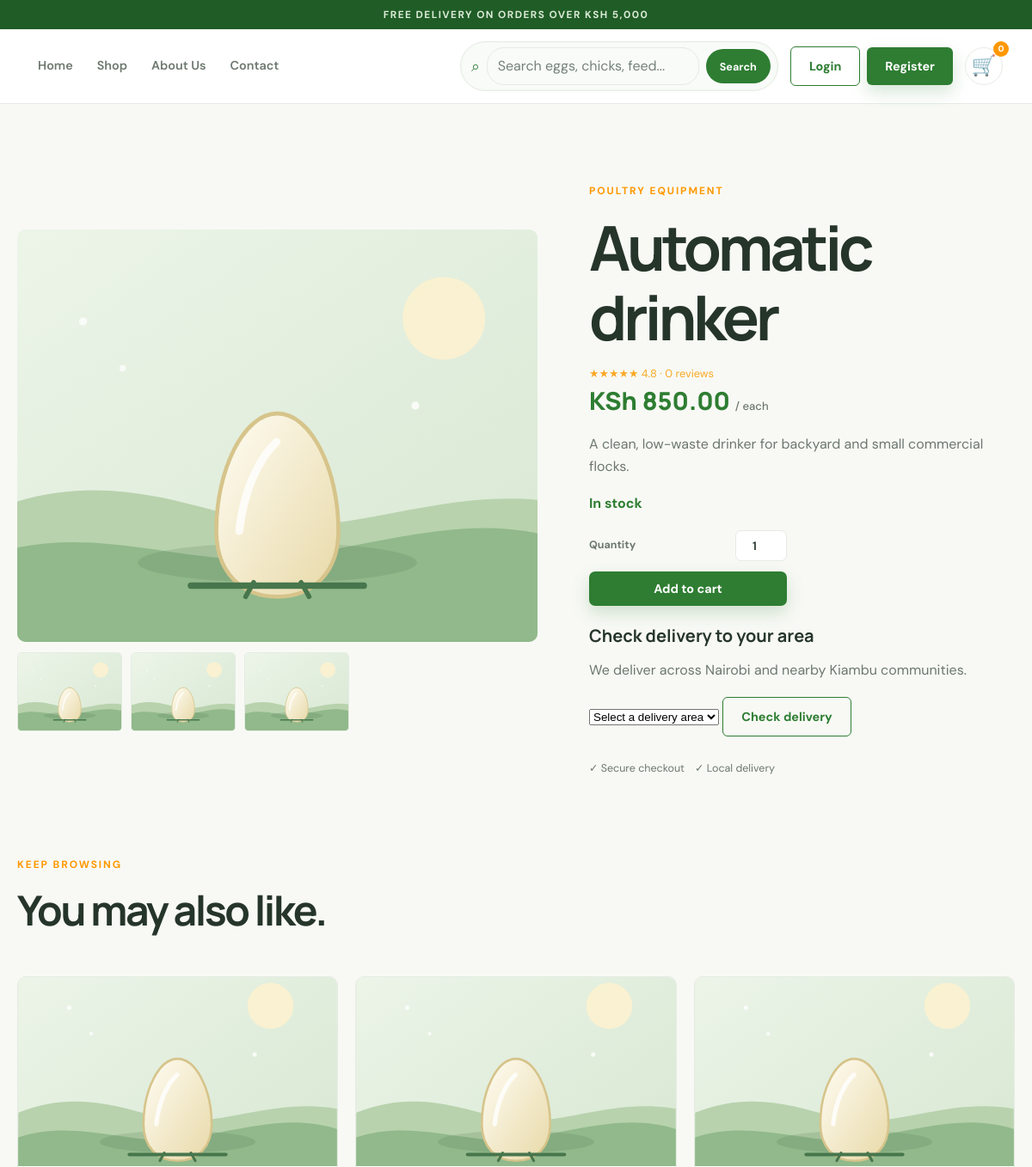
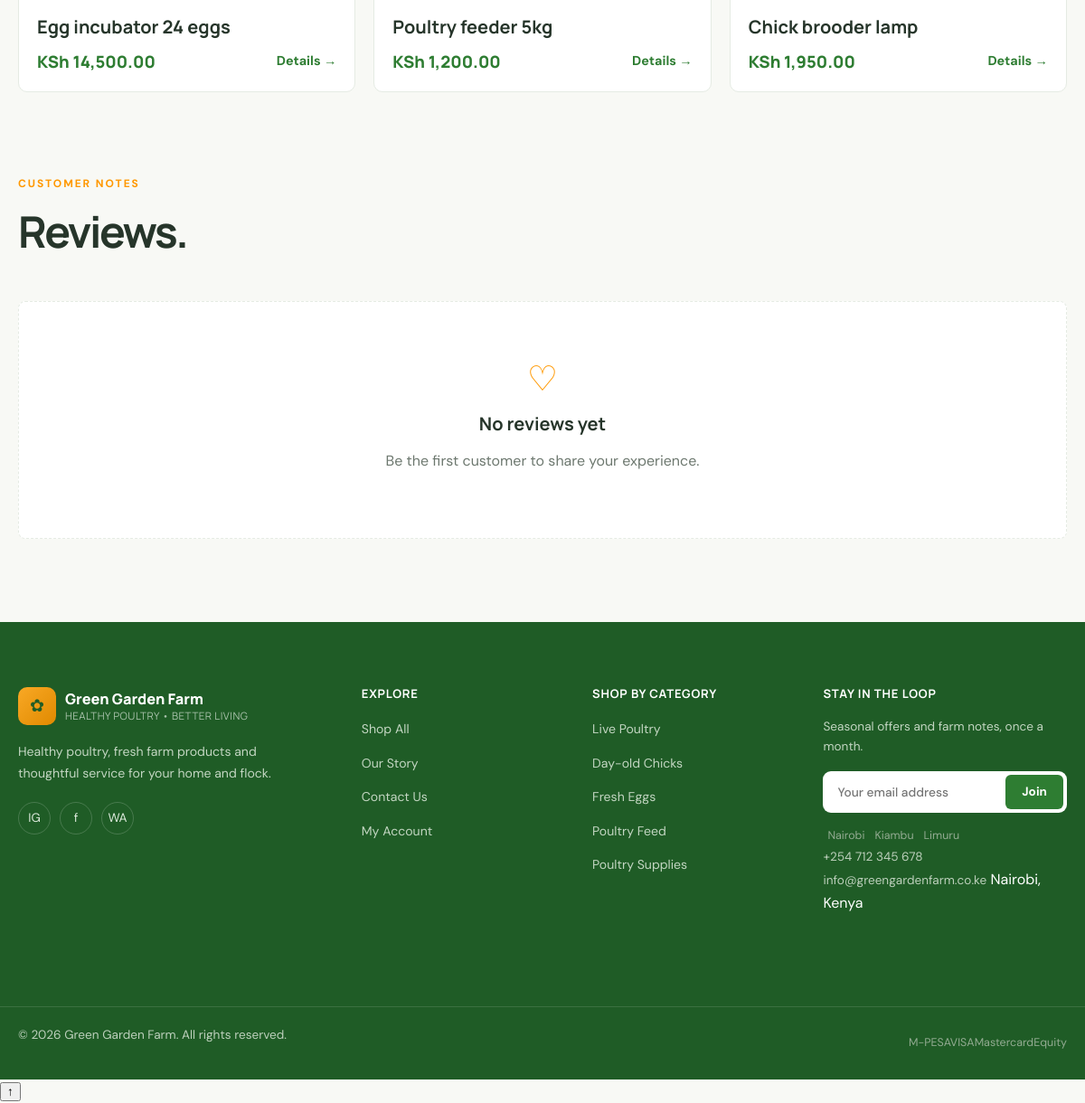
/product.php?id=17, run on the app's committed database (2 pictures, top to bottom).
### tables this page shows
CREATE TABLE products (id INT UNSIGNED AUTO_INCREMENT PRIMARY KEY, category_id INT UNSIGNED NOT NULL, name VARCHAR(140) NOT NULL, slug VARCHAR(160) NOT NULL UNIQUE, description TEXT NOT NULL, price DECIMAL(10,2) NOT NULL, stock INT NOT NULL DEFAULT 0, unit VARCHAR(40) NOT NULL DEFAULT 'pack', image VARCHAR(255), rating DECIMAL(2,1) NOT NULL DEFAULT 5.0, featured TINYINT(1) NOT NULL DEFAULT 0, batch_tracking TINYINT(1) NOT NULL DEFAULT 0, vaccinated TINYINT(1) NOT NULL DEFAULT 0, farm_fresh_daily TINYINT(1) NOT NULL DEFAULT 0, quality_assured TINYINT(1) NOT NULL DEFAULT 0, created_at TIMESTAMP DEFAULT CURRENT_TIMESTAMP, FOREIGN KEY (category_id) REFERENCES categories(id) ON DELETE RESTRICT);

CREATE TABLE categories (id INT UNSIGNED AUTO_INCREMENT PRIMARY KEY, name VARCHAR(80) NOT NULL UNIQUE, slug VARCHAR(100) NOT NULL UNIQUE, description TEXT);

### includes/batches.php (called while the page is built, shortened)
<?php
function product_available_stock(PDO $pdo, int $productId): int
{
    $statement = $pdo->prepare('SELECT stock, batch_tracking FROM products WHERE id = ?');
    $statement->execute([$productId]);
    $product = $statement->fetch();
    if (!(int) $product['batch_tracking']) {
        return max(0, (int) $product['stock']);
    }
    $statement = $pdo->prepare(
        "SELECT COALESCE(SUM(available_units), 0)
         FROM product_batches
         WHERE product_id = ? AND status = 'open'"
    );
    $statement->execute([$productId]);
    return (int) $statement->fetchColumn();
}

### config.php (called while the page is built, shortened)
<?php
function db(): PDO
{
    static $pdo;
    if (!$pdo) {
        $options = [
            PDO::ATTR_ERRMODE => PDO::ERRMODE_EXCEPTION,
            PDO::ATTR_DEFAULT_FETCH_MODE => PDO::FETCH_ASSOC,
        ];
        try {
            $pdo = new PDO(
                'mysql:host=' . DB_HOST . ';dbname=' . DB_NAME . ';charset=utf8mb4',
                DB_USER,
                DB_PASS,
                $options
            );
        } catch (PDOException $exception) {
            if ((int) $exception->errorInfo[1] !== 1049) {
                throw new RuntimeException(
                    'Unable to connect to MySQL. Check DB_HOST, DB_USER and DB_PASS in config.php.',
                    0,
                    $exception
                );
            }
            try {
                $server = new PDO('mysql:host=' . DB_HOST . ';charset=utf8mb4', DB_USER, DB_PASS, $options);
                $server->exec('CREATE DATABASE IF NOT EXISTS `' . DB_NAME . '` CHARACTER SET utf8mb4 COLLATE utf8mb4_unicode_ci');
                $pdo = new PDO(
                    'mysql:host=' . DB_HOST . ';dbname=' . DB_NAME . ';charset=utf8mb4',
                    DB_USER,
                    DB_PASS,
                    $options
                );
                $schemaPath = __DIR__ . '/database/schema.sql';
                if (is_readable($schemaPath)) {
                    $schema = file_get_contents($schemaPath);
                    $statements = preg_split('/;\s*(?:\r?\n|$)/', $schema ?: '');
                    foreach ($statements as $statement) {
                        $statement = trim($statement);
                        if ($statement !== '' && stripos($statement, 'CREATE DATABASE') !== 0 && stripos($statement, 'USE ') !== 0) {
                            $pdo->exec($statement);
                        }
                    }
                }
            } catch (PDOException $bootstrapException) {
                throw new RuntimeException(
                    'The golden_eggs database does not exist and could not be created. Import database/schema.sql in phpMyAdmin, then reload this page.',
                    0,
                    $bootstrapException
                );
            }
        }
    }
    return $pdo;
}
function e(?string $value): string
{
    return htmlspecialchars($value ?? '', ENT_QUOTES, 'UTF-8');
}
function money(float|int|string $amount): string
{
    return 'KSh ' . number_format((float) $amount, 2);
}
function stock_message(int $stock): string
{
    return 'In stock';
}
function csrf_token(): string
{
    return $_SESSION['csrf'] ??= bin2hex(random_bytes(32));
}

### includes/delivery.php (called while the page is built, shortened)
<?php
function cart_subtotal(PDO $pdo): float
{
    $cart = $_SESSION['cart'] ?? [];
    if (!$cart) {
        return 0.0;
    }
    $subtotal = 0.0;
    return $subtotal;
}

### product.php (the view, shortened to what this page needs)
<?php
require_once 'config.php';
require_once __DIR__ . '/includes/batches.php';
require_once __DIR__ . '/includes/delivery.php';
$id = filter_var($_GET['id'] ?? null, FILTER_VALIDATE_INT);
$product = null;
$related = [];
$reviews = [];
try {
    $statement = db()->prepare(
        'SELECT p.*, c.name AS category
         FROM products p
         JOIN categories c ON c.id = p.category_id
         WHERE p.id = ?'
    );
    $statement->execute([$id ?: 0]);
    $product = $statement->fetch();
    $product['stock'] = product_available_stock(db(), (int) $product['id']);
    $product['next_batch'] = (int) $product['batch_tracking']
        ? next_product_batch(db(), (int) $product['id'])
        : null;
    $statement = db()->prepare(
        'SELECT * FROM products
         WHERE category_id = ? AND id <> ?
         ORDER BY featured DESC, created_at DESC
         LIMIT 4'
    );
    $statement->execute([$product['category_id'], $id]);
    $related = $statement->fetchAll();
    $statement = db()->prepare(
        'SELECT r.*, u.full_name
         FROM reviews r
         JOIN users u ON u.id = r.user_id
         WHERE r.product_id = ?
         ORDER BY r.created_at DESC'
    );
    $statement->execute([$id]);
    $reviews = $statement->fetchAll();
} catch (Throwable $exception) {
    error_log('Product detail could not be loaded: ' . $exception->getMessage());
    flash('error', 'We could not load that product. Please try again shortly.');
    redirect('shop.php');
}
include 'includes/header.php';
$image = $product['image'] ?: 'assets/images/product-placeholder.svg';
?>
<section class="section product-detail">
    <div class="container">
        <div class="product-detail-grid">
            <div>
                <div class="gallery-main" id="gallery-main">
                    <img id="main-product-image" src="<?= e($image) ?>" alt="<?= e($product['name']) ?>" width="900" height="700">
                </div>
                <div class="gallery-thumbs">
                    <button type="button" data-gallery-image="<?= e($image) ?>">
                        <img src="<?= e($image) ?>" alt="Product image" width="120" height="90" loading="lazy">
                    </button>
                    <button type="button" data-gallery-image="https://images.unsplash.com/photo-1569288063643-5d29ad64dfb5?auto=format&fit=crop&w=1000&q=85">
                        <img src="https://images.unsplash.com/photo-1569288063643-5d29ad64dfb5?auto=format&fit=crop&w=220&q=80" alt="Farm poultry" width="120" height="90" loading="lazy">
                    </button>
                    <button type="button" data-gallery-image="https://images.unsplash.com/photo-1516467508483-a7212febe31a?auto=format&fit=crop&w=1000&q=85">
                        <img src="https://images.unsplash.com/photo-1516467508483-a7212febe31a?auto=format&fit=crop&w=220&q=80" alt="Poultry on the farm" width="120" height="90" loading="lazy">
                    </button>
                </div>
            </div>
            <div class="product-detail-copy">
                <div class="eyebrow"><?= e($product['category']) ?></div>
                <h1><?= e($product['name']) ?></h1>
                <div class="rating" aria-label="<?= e((string) $product['rating']) ?> out of 5 stars">
                    ★★★★★ <span><?= e((string) $product['rating']) ?> · <?= count($reviews) ?> reviews</span>
                </div>
                <p class="detail-price"><?= money($product['price']) ?> <small>/ <?= e($product['unit']) ?></small></p>
                <p><?= e($product['description']) ?></p>
                <?php if ($product['next_batch']): ?>
                    <div class="batch-release-card">
                        <strong>Next batch release</strong>
                        <time datetime="<?= e($product['next_batch']['hatch_date']) ?>" data-batch-countdown="<?= e($product['next_batch']['hatch_date']) ?>">
                            <?= e(date('j F Y', strtotime($product['next_batch']['hatch_date']))) ?>
                        </time>
                        <span><?= (int) $product['next_batch']['available_units'] ?> available for pre-order</span>
                    </div>
                <?php else: ?>
                    <div class="stock-message <?= $product['stock'] <= LOW_STOCK_THRESHOLD ? 'low-stock' : '' ?>">
                        <?= e(stock_message((int) $product['stock'])) ?>
                    </div>
                <?php endif; ?>
                <?php if ((int) $product['stock'] > 0): ?>
                    <div class="product-detail-purchase">
                        <label class="home-quantity-label" for="product-quantity">Quantity
                            <input class="home-quantity" id="product-quantity" type="number" min="1" max="<?= (int) $product['stock'] ?>" value="1" inputmode="numeric">
                        </label>
                        <button class="btn btn-primary home-add-cart" type="button" data-add-cart="<?= (int) $product['id'] ?>" data-csrf="<?= e(csrf_token()) ?>">Add to cart</button>
                    </div>
                    <span class="home-cart-feedback" data-cart-feedback aria-live="polite"></span>
                    <?php $deliverySubtotal = cart_subtotal(db()); $deliveryProductId = (int) $product['id']; include __DIR__ . '/includes/delivery-checker.php'; ?>
                <?php else: ?>
                    <button class="btn btn-outline" type="button" disabled>Currently unavailable</button>
                <?php endif; ?>
                <div class="trust-row"><span>✓ Secure checkout</span><span>✓ Local delivery</span></div>
            </div>
        </div>
        <?php if ($related): ?>
            <section class="section related-section">
                <div class="section-heading">
                    <div><div class="eyebrow">Keep browsing</div><h2>You may also like.</h2></div>
                </div>
                <div class="product-grid">
                    <?php foreach ($related as $item): ?>
                        <article class="product-card">
                            <a href="product.php?id=<?= (int) $item['id'] ?>">
                                <div class="product-image">
                                    <img src="<?= e($item['image'] ?: 'assets/images/product-placeholder.svg') ?>" alt="<?= e($item['name']) ?>" width="700" height="500" loading="lazy">
                                </div>
                            </a>
                            <div class="product-info">
                                <h3><a href="product.php?id=<?= (int) $item['id'] ?>"><?= e($item['name']) ?></a></h3>
                                <div class="product-meta"><span class="price"><?= money($item['price']) ?></span><a class="text-link" href="product.php?id=<?= (int) $item['id'] ?>">Details →</a></div>
                            </div>
                        </article>
                    <?php endforeach; ?>
                </div>
            </section>
        <?php endif; ?>
        <section class="review-section">
            <div class="section-heading"><div><div class="eyebrow">Customer notes</div><h2>Reviews.</h2></div></div>
            <?php if (!$reviews): ?>
                <div class="empty-state"><div class="empty-icon">♡</div><h3>No reviews yet</h3><p>Be the first customer to share your experience.</p></div>
            <?php endif; ?>
        </section>
    </div>
</section>
<?php include 'includes/footer.php'; ?>

### includes/delivery-checker.php (shortened to what this page needs)
<?php
$deliveryProductId = isset($deliveryProductId) ? (int) $deliveryProductId : 0;
?>
<section class="delivery-checker" data-delivery-checker data-subtotal="<?= e((string) ($deliverySubtotal ?? 0)) ?>"<?= $deliveryProductId ? ' data-product-id="' . $deliveryProductId . '"' : '' ?>>
    <h3>Check delivery to your area</h3>
    <p>We deliver across Nairobi and nearby Kiambu communities.</p>
    <form class="delivery-checker-form">
        <select id="delivery-area-<?= $deliveryProductId ?: 'cart' ?>" name="area" required>
            <option value="">Select a delivery area</option>
        </select>
        <button type="submit" class="btn btn-outline">Check delivery</button>
    </form>
</section>

### assets/css/style.css (style rules this page uses)
:root { --green:#2e7d32;--green-dark:#1f5c26;--gold:#f9a825;--orange:#ff9800;--ink:#26352a;--muted:#6d786f;--paper:#f8f9f5;--white:#fff;--line:#e5ebe3;--shadow:0 18px 50px rgba(32,61,39,.09) }
* { box-sizing:border-box }
html { scroll-behavior:smooth }
body { margin:0;background:var(--paper);color:var(--ink);font-family:'DM Sans',sans-serif;line-height:1.6 }
h1,h2,h3,h4 { font-family:Manrope,sans-serif;line-height:1.12;margin:0 0 16px }
h1 { font-size:clamp(2.8rem,6vw,5.8rem);letter-spacing:-.06em }
h2 { font-size:clamp(2rem,4vw,3.25rem);letter-spacing:-.05em }
h3 { font-size:1.25rem }
p { color:var(--muted);margin:0 0 18px }
a { color:inherit;text-decoration:none }
.container { width:min(1180px,calc(100% - 40px));margin:auto }
.btn { display:inline-flex;align-items:center;justify-content:center;border:0;border-radius:6px;padding:13px 21px;font:700 .9rem 'DM Sans';cursor:pointer;transition:.25s }
.btn-primary { background:var(--green);color:#fff;box-shadow:0 8px 20px rgba(46,125,50,.2) }
.btn-outline { border:1px solid var(--green);color:var(--green);background:transparent }
.section { padding:92px 0 }
.section-heading { display:flex;align-items:end;justify-content:space-between;gap:20px;margin-bottom:34px }
:root { --ink:#26352a;--green:#2e7d32 }
.product-image img { display:block;width:100%;height:100%;object-fit:cover }
.stock-message { font-weight:700;color:var(--green);margin:18px 0 }
.gallery-main { height:480px;border-radius:10px;overflow:hidden;background:#edf2eb }
.gallery-main img { width:100%;height:100%;object-fit:cover;transition:transform .4s ease }
.gallery-thumbs { display:flex;gap:10px;margin-top:12px }
.gallery-thumbs button { border:1px solid var(--line);padding:0;background:#fff;border-radius:5px;overflow:hidden;cursor:pointer }
.gallery-thumbs img { display:block;object-fit:cover }
.product-detail-grid { display:grid;grid-template-columns:1.1fr .9fr;gap:60px;align-items:center }
.detail-price { font:800 1.8rem Manrope;color:var(--green) }
.trust-row { display:flex;flex-wrap:wrap;gap:12px;margin-top:28px;color:var(--muted);font-size:.78rem }
.empty-state { text-align:center;background:#fff;border:1px dashed var(--line);padding:55px 20px;border-radius:8px }
.empty-icon { font-size:2.4rem;color:var(--orange);margin-bottom:8px }
.related-section { padding:70px 0 35px }
.eyebrow { color:var(--orange);font-size:.75rem;letter-spacing:.16em;text-transform:uppercase;font-weight:700;margin-bottom:16px }
.text-link { color:var(--green);font-weight:700;font-size:.9rem }
.categories,.product-grid,.feature-grid,.testimonial-grid,.blog-grid { display:grid;grid-template-columns:repeat(3,1fr);gap:20px }
.product-card { background:#fff;border:1px solid var(--line);border-radius:10px;overflow:hidden;transition:.3s }
.product-image { height:220px;background:#e6eee3 center/cover;position:relative }
.product-info { padding:20px }
.product-info h3 { margin-bottom:7px }
.product-meta { display:flex;justify-content:space-between;align-items:center;margin-top:14px }
.price { font:800 1.15rem Manrope;color:var(--green) }
.rating { color:var(--gold);font-size:.8rem }
.home-quantity-label { display:flex;align-items:center;gap:7px;color:var(--muted);font-size:.78rem;font-weight:700 }
.home-quantity { width:60px;height:36px;border:1px solid var(--line);border-radius:7px;background:#fff;color:var(--ink);font:600 .86rem 'DM Sans';text-align:center }
.home-add-cart { width:100%;border-radius:7px;padding:11px 16px }
.home-cart-feedback { display:block;min-height:18px;margin-top:6px;color:var(--green);font-size:.75rem }
.product-detail-purchase { display:grid;gap:12px;max-width:230px }
.product-detail-purchase .home-quantity-label { justify-content:space-between }
.product-detail-purchase .home-add-cart { width:100% }
.detail-price small { color:var(--muted);font:500 .82rem 'DM Sans',sans-serif }

### data on the page
products: category.name "POULTRY EQUIPMENT", name "Automatic drinker", rating "4.8", price "KSh 850.00", unit "each", description "A clean, low-waste drinker for backyard and small commercial flocks.", stock "In stock"
products: name "Egg incubator 24 eggs", price "KSh 14,500.00"
products: name "Poultry feeder 5kg", price "KSh 1,200.00"
products: name "Chick brooder lamp", price "KSh 1,950.00"

### other printed values
cart_count() "0"
count($reviews) "0"
